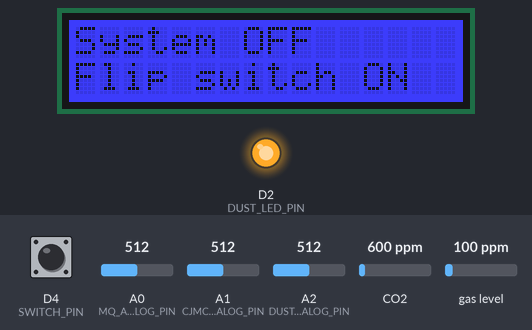
Simulated run of this sketch. Board: Arduino Uno R4 Minima. Parts: 16×2 character LCD, output pins drawn as LEDs (lit = HIGH). Dashed ring = blinking. The test bench sets the inputs (shaded band); at power-on: D4 (SWITCH_PIN) HIGH, A2 (DUST_ANALOG_PIN) = 512, A0 (MQ_ANALOG_PIN) = 512, A1 (CJMCU_ANALOG_PIN) = 512, CO2 600 ppm, gas level 100 ppm (analog values on the 0–1023 scale). Nothing arrives over Bluetooth unless stated; a phone connects over Bluetooth LE 3 s after start; what the sketch prints to the serial monitor is not drawn.

Above: at 8.2 s.
8.3 s: D4 (SWITCH_PIN) pulled LOW for 1.2 s
At 10.0 s:
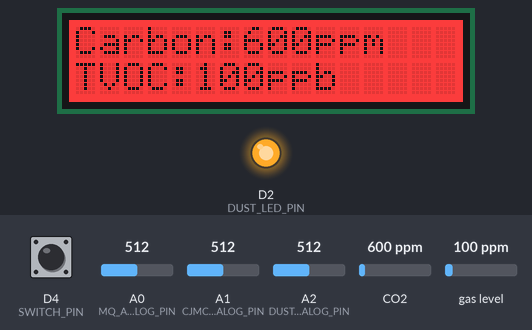
11.7 s: D4 (SWITCH_PIN) pulled LOW for 3.2 s
At 15.6 s:
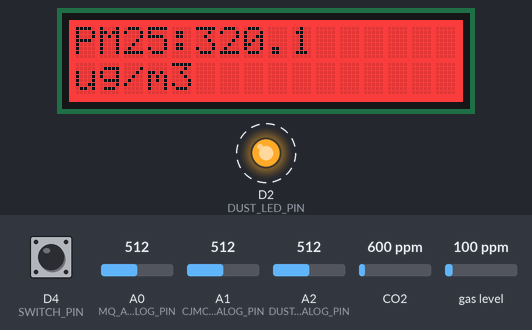
16.4 s: D4 (SWITCH_PIN) driven LOW
At 16.89 s:
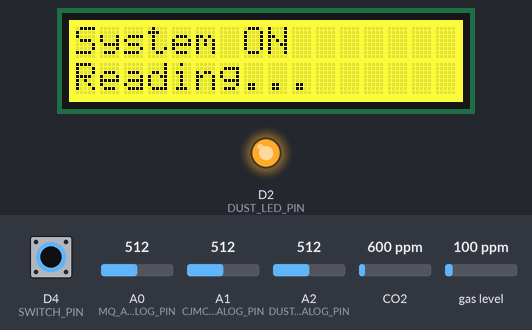
20.4 s: A2 (DUST_ANALOG_PIN) set to 428
At 24.2 s:
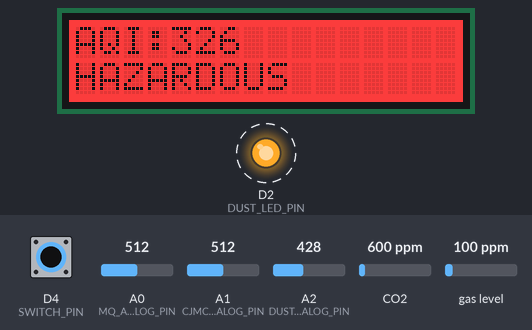
24.3 s: A2 (DUST_ANALOG_PIN) set to 397
At 26.0 s:
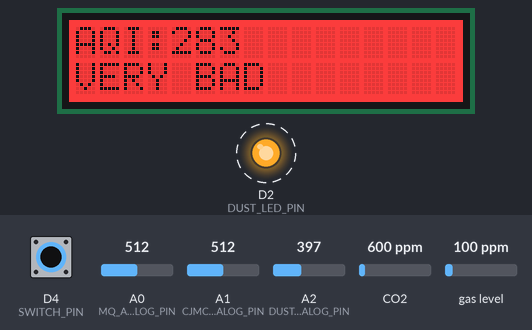
27.8 s: A2 (DUST_ANALOG_PIN) set to 231
At 29.3 s:
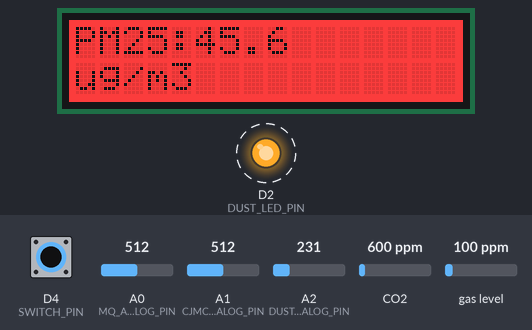
30.2 s: A2 (DUST_ANALOG_PIN) set to 206
Timing chart, 0 to 37.2 s (numbered marks = the images above; inputs shaded):
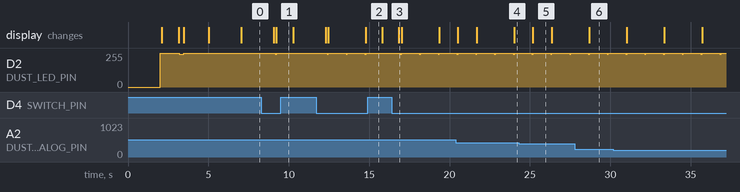

The sketch:

AirQualityMonitor.ino
```cpp
// Air Quality System + Bluetooth LE JSON + LCD Real-Time Values
// VERSION: BLE_ONLY_AQI_CARBON_PM25_TVOC_FINAL
// Board: Arduino Uno R4 WiFi
//
// This version uses Bluetooth Low Energy (BLE), NOT WiFi.
//
// The Arduino becomes a BLE peripheral named:
// AirQualityMonitor
//
// The phone / Qt app connects over BLE, reads/subscribes to the JSON characteristic,
// then the app can forward the JSON to your Qt server.
//
// BLE JSON format:
//
// {
//   "AQI": 12,
//   "Carbon_LEVEL": 421,
//   "PM25": 0.0,
//   "TVOC_level": 0
// }
//
// Switch wiring:
// Middle leg   -> D4
// One side leg -> GND
// Other side   -> leave unconnected
//
// Because this code uses INPUT_PULLUP:
// Switch ON  = D4 connected to GND = LOW
// Switch OFF = D4 not connected to GND = HIGH
//
// Wiring:
// MQ sensor      -> A0
// CJMCU-1100     -> A1
// Dust sensor    -> A2
// Dust LED pin   -> D2
// 3-leg switch   -> D4 and GND
// SGP30 VIN/VCC  -> 3.3V or 5V depending on your breakout board
// SGP30 GND      -> GND
// SGP30 SDA      -> A4 / SDA
// SGP30 SCL      -> A5 / SCL
// LCD VCC        -> 5V
// LCD GND        -> GND
// LCD SDA        -> A4 / SDA
// LCD SCL        -> A5 / SCL
//
// Required libraries:
// 1. ArduinoBLE
// 2. ArduinoJson
// 3. Adafruit SGP30 Sensor
// 4. Adafruit BusIO
// 5. Grove LCD RGB Backlight / rgb_lcd

#include <Wire.h>
#include <ArduinoBLE.h>
#include <ArduinoJson.h>
#include <Adafruit_SGP30.h>
#include <rgb_lcd.h>

// -------------------- BLE Settings --------------------
BLEService airQualityService("19B10000-E8F2-537E-4F6C-D104768A1214");

BLEStringCharacteristic airQualityJsonCharacteristic(
  "19B10001-E8F2-537E-4F6C-D104768A1214",
  BLERead | BLENotify,
  220
);

// Send BLE JSON every 5 seconds while the switch is ON.
const unsigned long BLE_SEND_INTERVAL = 5000UL;

// Change LCD page every 2 seconds.
const unsigned long LCD_PAGE_INTERVAL = 2000UL;

// Print a heartbeat when switch is OFF.
const unsigned long SERIAL_HEARTBEAT_INTERVAL = 3000UL;

// -------------------- Accuracy / Calibration Settings --------------------
const int ADC_BITS = 12;
const float ADC_MAX_VALUE = 4095.0;
const float ADC_REF_VOLTAGE = 5.0;

const int ANALOG_SAMPLE_COUNT = 10;
const int DUST_SAMPLE_COUNT = 10;

// GP2Y1010-style dust sensor.
// Typical no-dust output: around 0.9 V.
// Sensitivity: 0.5 V per 0.1 mg/m3 = 5.0 V per 1.0 mg/m3.
const float DEFAULT_DUST_ZERO_VOLTAGE = 0.90;
const float DUST_SENSITIVITY_V_PER_MG_M3 = 5.0;

// Keep this true if the device starts in clean air.
// Set false if you are testing near smoke/dust during startup.
const bool AUTO_CALIBRATE_DUST_ZERO = true;

float dustZeroVoltage = DEFAULT_DUST_ZERO_VOLTAGE;

// -------------------- Device Info --------------------
String deviceId = "";

// -------------------- Sensor / LCD Objects --------------------
Adafruit_SGP30 sgp;
rgb_lcd lcd;

// -------------------- Sensor Pins --------------------
const int MQ_ANALOG_PIN = A0;
const int CJMCU_ANALOG_PIN = A1;
const int DUST_ANALOG_PIN = A2;
const int DUST_LED_PIN = 2;
const int SWITCH_PIN = 4;

// -------------------- Sensor Values --------------------
float mqRaw = 0.0;
float cjRaw = 0.0;
float dustRaw = 0.0;

float mqVoltage = 0.0;
float cjVoltage = 0.0;
float dustVoltage = 0.0;
float dustDensity = 0.0; // mg/m3 estimate from dust sensor

uint16_t sgpTVOC = 0;   // ppb
uint16_t sgpECO2 = 400; // ppm, equivalent CO2 from SGP30
bool sgpReady = false;

// -------------------- Timing --------------------
bool lastSystemState = false;
unsigned long lastBLESentTime = 0;
unsigned long lastLCDPageChangeTime = 0;
unsigned long lastSerialHeartbeatTime = 0;

int lcdPage = 0;
const int TOTAL_LCD_PAGES = 4;

void setup() {
  Serial.begin(9600);
  delay(2000);

  pinMode(DUST_LED_PIN, OUTPUT);
  pinMode(SWITCH_PIN, INPUT_PULLUP);

  digitalWrite(DUST_LED_PIN, HIGH);

  analogReadResolution(ADC_BITS);

  Wire.begin();

  setupLCD();
  showStartupScreen();

  Serial.println("Air Quality System Ready");
  Serial.println("VERSION: BLE_ONLY_AQI_CARBON_PM25_TVOC_FINAL");
  Serial.println("Flip switch to turn system ON");
  Serial.println();

  setupSGP30();

  if (AUTO_CALIBRATE_DUST_ZERO) {
    calibrateDustZero();
  }

  lcd.clear();
  lcd.setRGB(255, 255, 0);
  lcd.setCursor(0, 0);
  lcd.print("Starting BLE");
  lcd.setCursor(0, 1);
  lcd.print("Please wait...");

  setupBluetooth();

  showSystemOffScreen();
}

void loop() {
  BLE.poll();

  bool systemOn = isSwitchOn();

  if (systemOn != lastSystemState) {
    if (systemOn) {
      handleSystemTurnedOn();
    } else {
      handleSystemTurnedOff();
    }

    lastSystemState = systemOn;
  }

  if (systemOn) {
    readSensors();
    printToSerial();
    updateLCDRealTimeValues();

    if (millis() - lastBLESentTime >= BLE_SEND_INTERVAL) {
      sendToBluetooth();
      lastBLESentTime = millis();
    }
  } else {
    digitalWrite(DUST_LED_PIN, HIGH);
    printOffHeartbeat();
  }

  delay(1000);
}

bool isSwitchOn() {
  return digitalRead(SWITCH_PIN) == LOW;
}

void printOffHeartbeat() {
  if (millis() - lastSerialHeartbeatTime >= SERIAL_HEARTBEAT_INTERVAL) {
    Serial.println("Sketch running. System is OFF. Flip switch ON to read sensors.");
    Serial.print("BLE device name: ");
    Serial.println("AirQualityMonitor");
    Serial.print("BLE device ID: ");
    Serial.println(deviceId);
    Serial.println();

    lastSerialHeartbeatTime = millis();
  }
}

void handleSystemTurnedOn() {
  Serial.println("System ON");
  Serial.println();

  lastBLESentTime = 0;
  lcdPage = 0;
  lastLCDPageChangeTime = 0;

  lcd.clear();
  lcd.setRGB(255, 255, 0);
  lcd.setCursor(0, 0);
  lcd.print("System ON");
  lcd.setCursor(0, 1);
  lcd.print("Reading...");
}

void handleSystemTurnedOff() {
  Serial.println("System OFF");
  Serial.println();

  digitalWrite(DUST_LED_PIN, HIGH);
  showSystemOffScreen();
}

void setupLCD() {
  lcd.begin(16, 2);
  lcd.setRGB(0, 0, 255);

  lcd.clear();
  lcd.setCursor(0, 0);
  lcd.print("Air Quality");
  lcd.setCursor(0, 1);
  lcd.print("Starting...");
}

void showStartupScreen() {
  lcd.clear();
  lcd.setRGB(0, 0, 255);
  lcd.setCursor(0, 0);
  lcd.print("Air Quality");
  lcd.setCursor(0, 1);
  lcd.print("Starting...");
  delay(1000);
}

void showSystemOffScreen() {
  lcd.clear();
  lcd.setRGB(0, 0, 255);
  lcd.setCursor(0, 0);
  lcd.print("System OFF");
  lcd.setCursor(0, 1);
  lcd.print("Flip switch ON");
}

void setupBluetooth() {
  if (!BLE.begin()) {
    Serial.println("ERROR: Failed to start BLE!");

    lcd.clear();
    lcd.setRGB(255, 0, 0);
    lcd.setCursor(0, 0);
    lcd.print("BLE Failed");
    lcd.setCursor(0, 1);
    lcd.print("Check board");

    while (true);
  }

  BLE.setLocalName("AirQualityMonitor");
  BLE.setDeviceName("AirQualityMonitor");

  BLE.setAdvertisedService(airQualityService);

  airQualityService.addCharacteristic(airQualityJsonCharacteristic);
  BLE.addService(airQualityService);

  deviceId = BLE.address();

  if (deviceId.length() == 0) {
    deviceId = "unknown_ble_device";
  }

  airQualityJsonCharacteristic.writeValue(makeJsonPayload());

  BLE.advertise();

  Serial.println("BLE started!");
  Serial.print("BLE Device Name: ");
  Serial.println("AirQualityMonitor");

  Serial.print("BLE Device ID / Address: ");
  Serial.println(deviceId);

  Serial.println("BLE Service UUID:");
  Serial.println("19B10000-E8F2-537E-4F6C-D104768A1214");

  Serial.println("BLE JSON Characteristic UUID:");
  Serial.println("19B10001-E8F2-537E-4F6C-D104768A1214");
  Serial.println();

  lcd.clear();
  lcd.setRGB(0, 255, 0);
  lcd.setCursor(0, 0);
  lcd.print("BLE Ready");
  lcd.setCursor(0, 1);
  lcd.print("Pair in app");
  delay(2000);
}

void setupSGP30() {
  Serial.println("Starting SGP30 sensor...");

  if (!sgp.begin()) {
    Serial.println("ERROR: SGP30 not found. Check SDA/SCL wiring.");
    sgpReady = false;

    lcd.clear();
    lcd.setRGB(255, 165, 0);
    lcd.setCursor(0, 0);
    lcd.print("SGP30 Error");
    lcd.setCursor(0, 1);
    lcd.print("Check wiring");
    delay(2000);

    return;
  }

  sgpReady = true;

  Serial.println("SGP30 found!");
  Serial.print("SGP30 serial number: ");
  Serial.print(sgp.serialnumber[0], HEX);
  Serial.print(sgp.serialnumber[1], HEX);
  Serial.println(sgp.serialnumber[2], HEX);
  Serial.println();
}

float readAnalogAverage(int pin, int samples) {
  float total = 0.0;

  for (int i = 0; i < samples; i++) {
    total += analogRead(pin);
    delay(2);
  }

  return total / samples;
}

void readSensors() {
  mqRaw = readAnalogAverage(MQ_ANALOG_PIN, ANALOG_SAMPLE_COUNT);
  cjRaw = readAnalogAverage(CJMCU_ANALOG_PIN, ANALOG_SAMPLE_COUNT);

  mqVoltage = mqRaw * (ADC_REF_VOLTAGE / ADC_MAX_VALUE);
  cjVoltage = cjRaw * (ADC_REF_VOLTAGE / ADC_MAX_VALUE);

  readDustSensor();
  readSGP30();
}

void readSGP30() {
  if (!sgpReady) {
    sgpTVOC = 0;
    sgpECO2 = 400;
    return;
  }

  if (!sgp.IAQmeasure()) {
    Serial.println("ERROR: SGP30 reading failed.");
    return;
  }

  sgpTVOC = sgp.TVOC;
  sgpECO2 = sgp.eCO2;
}

float readDustRawOnce() {
  digitalWrite(DUST_LED_PIN, LOW);
  delayMicroseconds(280);

  float raw = analogRead(DUST_ANALOG_PIN);

  delayMicroseconds(40);
  digitalWrite(DUST_LED_PIN, HIGH);

  delayMicroseconds(9680);

  return raw;
}

void calibrateDustZero() {
  lcd.clear();
  lcd.setRGB(255, 255, 0);
  lcd.setCursor(0, 0);
  lcd.print("Calibrating");
  lcd.setCursor(0, 1);
  lcd.print("Dust zero...");

  Serial.println("Calibrating dust zero voltage. Keep sensor in clean air...");

  float totalRaw = 0.0;
  const int calibrationSamples = 30;

  for (int i = 0; i < calibrationSamples; i++) {
    totalRaw += readDustRawOnce();
  }

  float avgRaw = totalRaw / calibrationSamples;
  float measuredZeroVoltage = avgRaw * (ADC_REF_VOLTAGE / ADC_MAX_VALUE);

  if (measuredZeroVoltage >= 0.3 && measuredZeroVoltage <= 1.5) {
    dustZeroVoltage = measuredZeroVoltage;
  } else {
    dustZeroVoltage = DEFAULT_DUST_ZERO_VOLTAGE;
  }

  Serial.print("Dust zero voltage set to: ");
  Serial.print(dustZeroVoltage, 3);
  Serial.println(" V");

  lcd.clear();
  lcd.setRGB(0, 255, 0);
  lcd.setCursor(0, 0);
  lcd.print("Dust Zero:");
  lcd.setCursor(0, 1);
  lcd.print(dustZeroVoltage, 3);
  lcd.print(" V");
  delay(1500);
}

void readDustSensor() {
  float totalRaw = 0.0;

  for (int i = 0; i < DUST_SAMPLE_COUNT; i++) {
    totalRaw += readDustRawOnce();
  }

  dustRaw = totalRaw / DUST_SAMPLE_COUNT;
  dustVoltage = dustRaw * (ADC_REF_VOLTAGE / ADC_MAX_VALUE);

  dustDensity = (dustVoltage - dustZeroVoltage) / DUST_SENSITIVITY_V_PER_MG_M3;

  if (dustDensity < 0.0) {
    dustDensity = 0.0;
  }
}

float clampFloat(float value, float minValue, float maxValue) {
  if (value < minValue) {
    return minValue;
  }

  if (value > maxValue) {
    return maxValue;
  }

  return value;
}

int calculateAQIFromBreakpoint(float concentration, float cLow, float cHigh, int iLow, int iHigh) {
  float aqi = ((float)(iHigh - iLow) / (cHigh - cLow)) * (concentration - cLow) + iLow;
  return round(aqi);
}

int getDustAQI() {
  float pm25 = dustDensity * 1000.0;

  if (pm25 < 0.0) {
    pm25 = 0.0;
  }

  if (pm25 <= 9.0) {
    return calculateAQIFromBreakpoint(pm25, 0.0, 9.0, 0, 50);
  } else if (pm25 <= 35.4) {
    return calculateAQIFromBreakpoint(pm25, 9.1, 35.4, 51, 100);
  } else if (pm25 <= 55.4) {
    return calculateAQIFromBreakpoint(pm25, 35.5, 55.4, 101, 150);
  } else if (pm25 <= 125.4) {
    return calculateAQIFromBreakpoint(pm25, 55.5, 125.4, 151, 200);
  } else if (pm25 <= 225.4) {
    return calculateAQIFromBreakpoint(pm25, 125.5, 225.4, 201, 300);
  } else if (pm25 <= 325.4) {
    return calculateAQIFromBreakpoint(pm25, 225.5, 325.4, 301, 500);
  } else {
    return 500;
  }
}

String getDustAQIStatus() {
  int aqi = getDustAQI();

  if (aqi <= 50) {
    return "GOOD";
  } else if (aqi <= 100) {
    return "MODERATE";
  } else if (aqi <= 150) {
    return "SENSITIVE";
  } else if (aqi <= 200) {
    return "UNHEALTHY";
  } else if (aqi <= 300) {
    return "VERY BAD";
  } else {
    return "HAZARDOUS";
  }
}

String makeJsonPayload() {
  StaticJsonDocument<180> doc;

  // ONLY these four values are sent in the BLE JSON.
  doc["AQI"] = getDustAQI();
  doc["Carbon_LEVEL"] = sgpECO2;
  doc["PM25"] = dustDensity * 1000.0;
  doc["TVOC_level"] = sgpTVOC;

  String jsonData;
  serializeJson(doc, jsonData);

  return jsonData;
}

void updateLCDRealTimeValues() {
  int aqi = getDustAQI();

  if (aqi <= 50) {
    lcd.setRGB(0, 255, 0);
  } else if (aqi <= 100) {
    lcd.setRGB(255, 255, 0);
  } else {
    lcd.setRGB(255, 0, 0);
  }

  if (millis() - lastLCDPageChangeTime >= LCD_PAGE_INTERVAL) {
    lcdPage = (lcdPage + 1) % TOTAL_LCD_PAGES;
    lastLCDPageChangeTime = millis();
  }

  lcd.clear();

  if (lcdPage == 0) {
    lcd.setCursor(0, 0);
    lcd.print("AQI:");
    lcd.print(getDustAQI());

    lcd.setCursor(0, 1);
    lcd.print(getDustAQIStatus());
  }
  else if (lcdPage == 1) {
    lcd.setCursor(0, 0);
    lcd.print("Carbon:");
    lcd.print(sgpECO2);
    lcd.print("ppm");

    lcd.setCursor(0, 1);
    lcd.print("TVOC:");
    lcd.print(sgpTVOC);
    lcd.print("ppb");
  }
  else if (lcdPage == 2) {
    lcd.setCursor(0, 0);
    lcd.print("PM25:");
    lcd.print(dustDensity * 1000.0, 1);

    lcd.setCursor(0, 1);
    lcd.print("ug/m3");
  }
  else if (lcdPage == 3) {
    lcd.setCursor(0, 0);
    lcd.print("BLE Ready");

    lcd.setCursor(0, 1);
    lcd.print("JSON every 5s");
  }
}

void printToSerial() {
  Serial.println("----- Air Quality Readings -----");

  Serial.print("BLE device ID: ");
  Serial.println(deviceId);

  Serial.print("AQI: ");
  Serial.println(getDustAQI());

  Serial.print("Carbon_LEVEL: ");
  Serial.println(sgpECO2);

  Serial.print("PM25: ");
  Serial.println(dustDensity * 1000.0, 2);

  Serial.print("TVOC_level: ");
  Serial.println(sgpTVOC);

  Serial.print("Dust Raw: ");
  Serial.println(dustRaw, 2);

  Serial.print("Dust Voltage: ");
  Serial.print(dustVoltage, 3);
  Serial.println(" V");

  Serial.print("Dust Zero Voltage: ");
  Serial.print(dustZeroVoltage, 3);
  Serial.println(" V");

  Serial.print("JSON: ");
  Serial.println(makeJsonPayload());

  Serial.println();
}

void sendToBluetooth() {
  String jsonData = makeJsonPayload();

  airQualityJsonCharacteristic.writeValue(jsonData);

  Serial.println("Sending BLE JSON:");
  Serial.println(jsonData);

  BLEDevice central = BLE.central();

  if (central) {
    Serial.print("Connected central: ");
    Serial.println(central.address());
  } else {
    Serial.println("No central connected yet. JSON is still available to read.");
  }

  Serial.println();
}
```

Measured:
- the behaviour switches between 416 and 415 on A2 (DUST_ANALOG_PIN) (found by bisection; images 4 and 5)
- after the input at 8.3 s, D2 (DUST_LED_PIN): 255/255 → 244/255 after 0.87 s, → 255/255 0.08 s later; the display: first changes after 0.76 s (image 1 shows a later state)
- after the input at 11.7 s, D2 (DUST_LED_PIN): alternates 255/255 for 1.1 s and 244/255 for 0.08 s, starting after 0.69 s; the display: first changes after 0.59 s (image 2 shows a later state)
- after the input at 16.4 s, D2 (DUST_LED_PIN): alternates 255/255 for 1.1 s and 244/255 for 0.08 s, starting after 0.55 s; the display: changes after 0.45 s (image 3)
- after the input at 24.3 s, the display: changes after 0.89 s (image 5)
- after the input at 27.8 s, the display: changes after 0.90 s (image 6)
- what the display in image 5 shows lasts 1.2 s, from 25.2 s to 26.4 s
